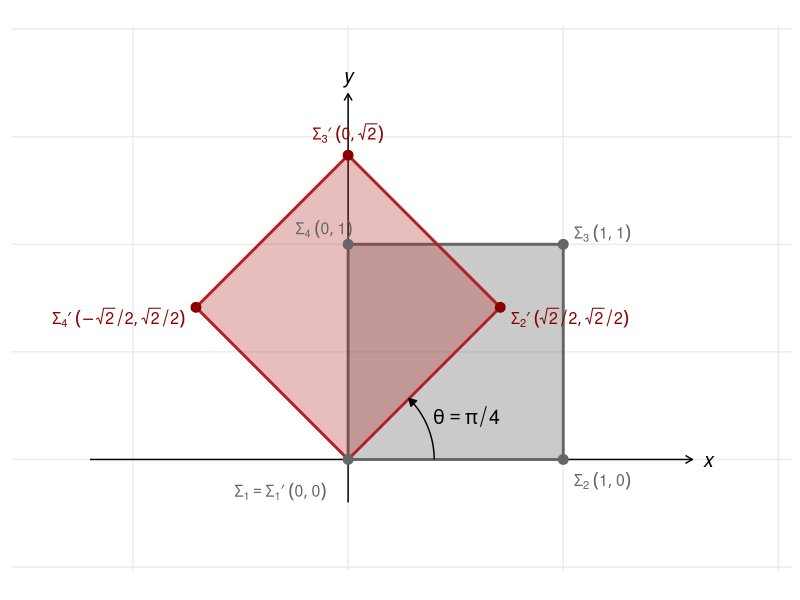

Reproduce this figure in R.
## ---- chunk 1
# Define entries of sigma_1 in row-wise order
entries <- c(4, 0, 2, 1,
             3, 1, 4, 2,
             2, 0, 1, 3)

# Construct 3x4 matrix using row-wise filling
A <- matrix(entries, nrow = 3, ncol = 4, byrow = TRUE)
A
## ---- chunk 2
class(A)
dim(A)
## ---- chunk 3
r1 <- A[1, , drop = FALSE]
r1
class(r1)
dim(r1)
## ---- chunk 4
c1 <- A[, 1, drop = FALSE]
c1
class(c1)
dim(c1)
## ---- chunk 5
# Define entries of sigma_1 in row-wise order
entries <- c(0, 1,
             1, 0)

# Construct 2x2 matrix using row-wise filling
sigma_1 <- matrix(entries, nrow = 2, byrow = TRUE)
sigma_1
## ---- chunk 6
# Use R's complex notation '1i' for the imaginary unit
entries <- c(0, 0-1i,
             0+1i, 0)

# Construct 2x2 matrix using row-wise filling
sigma_2 <- matrix(entries, nrow = 2, byrow = TRUE)
sigma_2
## ---- chunk 7
# Define entries of sigma_2 in row-wise order
entries <- c(1, 0, 
             0, -1)

sigma_3 <- matrix(entries, nrow = 2, byrow = TRUE)
sigma_3
## ---- chunk 8
# Define the matrix-valued function
R <- function(theta) {
  entries <- c(cos(theta), -sin(theta),
               sin(theta),  cos(theta))
  
  matrix(entries, nrow = 2, byrow = TRUE)
}

## ---- chunk 9
# Define the angle of 45 degrees (pi/4 in radians)
theta <- pi / 4   

# Use the function to construct the matrix
R(theta)
## ---- chunk 10
#| echo: false
#| warning: false
#| fig-align: center
#| label: fig-rotation
#| fig-cap: 'Planar rotation of the unit square by $R(\theta)$ around the origin $(0,0)$. At $\theta = \pi/4$, the square transforms into a diamond configuration: the pivot $\Sigma_1(0,0)$ remains invariant ($\Sigma_1 = \Sigma_1^\prime$), while the remaining vertices map to $\Sigma_2^\prime(\sqrt{2}/2, \sqrt{2}/2)$, the apex $\Sigma_3^\prime(0, \sqrt{2})$, and $\Sigma_4^\prime(-\sqrt{2}/2, \sqrt{2}/2)$.'

library(ggplot2)
library(dplyr)


rot_matrix <- R(theta)

# Define the unit square vertices
square_coords <- matrix(c(0,0, 1,0, 1,1, 0,1, 0,0), ncol = 2, byrow = TRUE)

# Apply rotation 
rotated_coords <- square_coords %*% t(rot_matrix)

# Data for polygons
plot_data <- data.frame(
  x = c(square_coords[,1], rotated_coords[,1]),
  y = c(square_coords[,2], rotated_coords[,2]),
  Shape = rep(c("Original", "Rotated"), each = 5)
)

# Data for the rotation arc
arc_data <- data.frame(
  x = 0.4 * cos(seq(0, theta, length.out = 50)),
  y = 0.4 * sin(seq(0, theta, length.out = 50))
)

# 7. ggplot Implementation
ggplot() +
  # --- AXIS ARROWS ---
  # X-axis arrow
  geom_segment(aes(x = -1.2, y = 0, xend = 1.6, yend = 0), 
               arrow = arrow(length = unit(0.2, "cm")), color = "black", size = 0.5) +
  # Y-axis arrow
  geom_segment(aes(x = 0, y = -0.2, xend = 0, yend = 1.7), 
               arrow = arrow(length = unit(0.2, "cm")), color = "black", size = 0.5) +
  # Axis labels
  annotate("text", x = 1.65, y = 0, label = "x", size = 5, fontface = "italic", hjust = 0) +
  annotate("text", x = 0, y = 1.75, label = "y", size = 5, fontface = "italic", vjust = 0) +

  # Draw the polygons
  geom_polygon(data = plot_data, aes(x = x, y = y, fill = Shape, color = Shape), alpha = 0.3, size = 1) +
  
  # --- THE STATIONARY ORIGIN ---
  # Sigma 1 = Sigma' 1: (0, 0)
  annotate("point", x = 0, y = 0, color = "gray40", size = 3) +
  annotate("text", x = -0.1, y = -0.15, 
           label = "Sigma[1] == Sigma[1]*minute ~ group('(', list(0, 0), ')')", 
           parse = TRUE, size = 4, color = "gray40", fontface = "bold", hjust = 1) +
  
  # --- ORIGINAL SQUARE CORNERS (Gray) ---
  # Sigma 2: (1, 0)
  annotate("point", x = 1, y = 0, color = "gray40", size = 3) +
  annotate("text", x = 1.05, y = -0.1, label = "Sigma[2] ~ group('(', list(1, 0), ')')", parse = TRUE, size = 4, color = "gray40", hjust = 0) +
  
  # Sigma 3: (1, 1)
  annotate("point", x = 1, y = 1, color = "gray40", size = 3) +
  annotate("text", x = 1.05, y = 1.05, label = "Sigma[3] ~ group('(', list(1, 1), ')')", parse = TRUE, size = 4, color = "gray40", hjust = 0) +
  
  # Sigma 4: (0, 1)
  annotate("point", x = 0, y = 1, color = "gray40", size = 3) +
  annotate("text", x = 0.02, y = 1.07, label = "Sigma[4] ~ group('(', list(0, 1), ')')", parse = TRUE, size = 4, color = "gray40", hjust = 1) +
  
  # --- ROTATED SQUARE CORNERS (Red) ---
  # Sigma' 2: (sqrt(2)/2, sqrt(2)/2)
  annotate("point", x = cos(theta), y = sin(theta), color = "darkred", size = 3) +
  annotate("text", x = cos(theta) + 0.05, y = sin(theta) - 0.05, 
           label = "Sigma[2]*minute ~ group('(', list(sqrt(2)/2, sqrt(2)/2), ')')", 
           parse = TRUE, size = 4, color = "darkred", fontface = "bold", hjust = 0) +
  
  # Sigma' 3: (0, sqrt(2))
  annotate("point", x = 0, y = sqrt(2), color = "darkred", size = 3) +
  annotate("text", x = 0, y = sqrt(2) + 0.1, 
           label = "Sigma[3]*minute ~ group('(', list(0, sqrt(2)), ')')", 
           parse = TRUE, size = 4, color = "darkred", fontface = "bold") +

  # Sigma' 4: (-sqrt(2)/2, sqrt(2)/2)
  annotate("point", x = -sin(theta), y = cos(theta), color = "darkred", size = 3) +
  annotate("text", x = -sin(theta) - 0.05, y = cos(theta) - 0.05, 
           label = "Sigma[4]*minute ~ group('(', list(-sqrt(2)/2, sqrt(2)/2), ')')", 
           parse = TRUE, size = 4, color = "darkred", fontface = "bold", hjust = 1) +
  
  # --- ANCILLARY ELEMENTS ---
  # CCW rotation arc and angle label
  geom_path(data = arc_data, aes(x = x, y = y), 
            arrow = arrow(length = unit(0.2, "cm"), type = "closed"), color = "black") +
  annotate("text", x = 0.55, y = 0.2, label = "theta == pi/4", parse = TRUE, size = 5) +
  
  # Plot setup
  coord_fixed(xlim = c(-1.4, 1.9), ylim = c(-0.4, 1.9)) +
  scale_fill_manual(values = c("gray30", "firebrick")) +
  scale_color_manual(values = c("gray40", "firebrick")) +
  theme_minimal() +
  theme(axis.title = element_blank(),
        axis.text = element_blank(), # Optional: hides the grid numbers if you only want arrows
        panel.grid.minor = element_blank(),
        legend.position = "none")

## ---- chunk 11
O <- matrix(0, nrow = 3, ncol = 4)
O
## ---- chunk 12
entries <- c(5, 1, 0,
             3, -1, 2,
             4, 0, -1)

A <- matrix(entries, nrow = 3, ncol = 3, byrow = TRUE)
A
## ---- chunk 13
# Main diagonal
diag(A)
## ---- chunk 14
# Trace
sum(diag(A))
## ---- chunk 15
entries <- c(4, -1, -5)

D <- diag(entries)
D
## ---- chunk 16
# Main diagonal and trace
diag(D)      
sum(diag(D))
